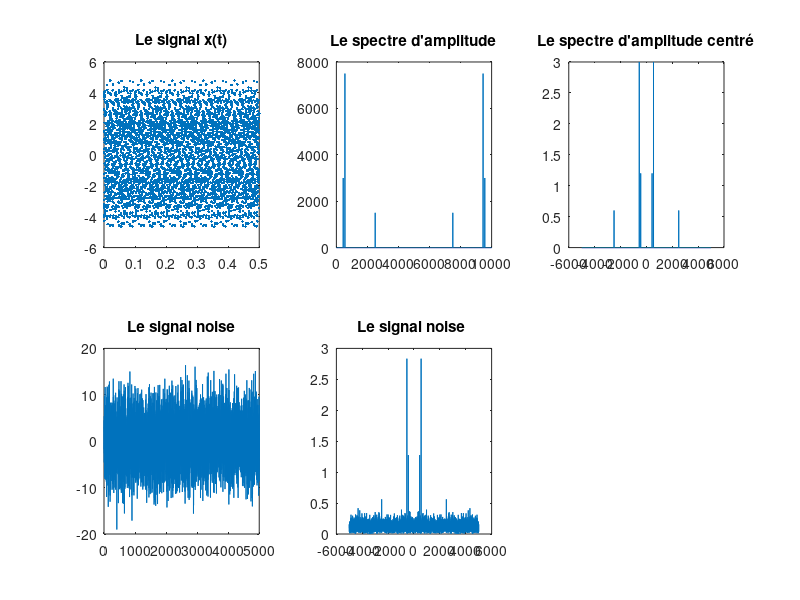
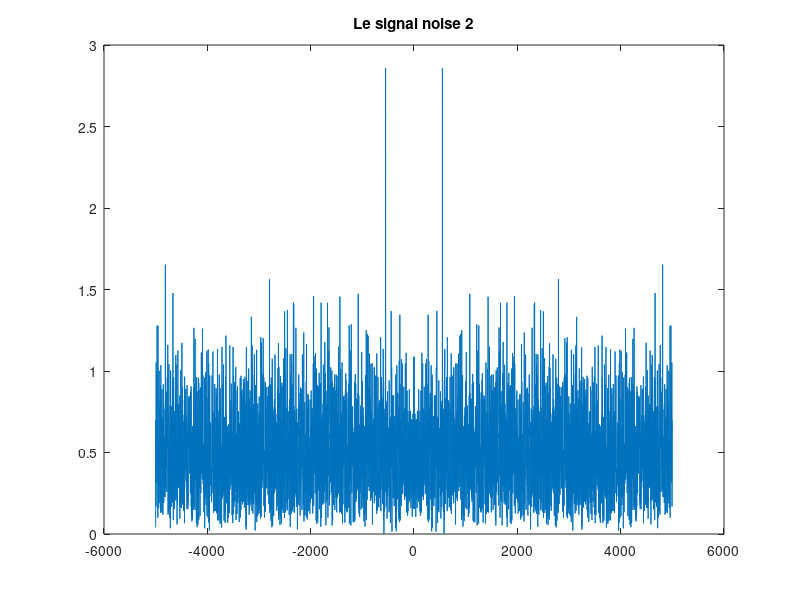

Write MATLAB code to recreate these figures, in order. (Note: this script raises an error after producing the figures.)
clear all
close all
clc

fe = 1e4;
te = 1/fe;
N = 5000; 

t = (0:N-1)*te; 

%% Représentation temporelle et fréquentielle

x = 1.2*cos(2*pi*440*t+1.2)+3*cos(2*pi*550*t)+0.6*cos(2*pi*2500*t);
figure;

% Q1:

subplot(2,3,1)
plot(t,x,'.');
title('Le signal x(t)')

%Q2:

%écreation du vecteur f qui correspond à l'échantillonnage du signal dans l'espace fréquentiel
f =(0:N-1)*(fe/N); 
%Utilisation de la commande fft qui sert a faire la transformée de fourier discrete rapident
y = fft(x); 
%sans decalage
% On fait abs pour avoir le module  
subplot(2,3,2)
plot(f,abs(y));
%avec la commande fft on obtient un spectre qui n'est pas centré sur 0
title("Le spectre d'amplitude")


%Q3:

%Pour centrer le spectre on doit créer une autre variable avec laquelle on va tracer
%la fonction fftshift qui fait le décalage
fshift = (-N/2:N/2-1)*(fe/N);
subplot(2,3,3)
%On multiplie par 2 pour avoir l'amplitude exacte avant qu'on obtient le module
%de Cn
plot(fshift,fftshift(2*abs(y)/N))
title("Le spectre d'amplitude centré")


%Q4:

%Introduction de bruit 
noise = 5*randn(size(x));
subplot(2,3,4)
plot(noise)
title("Le signal noise")


%Q5:

%sound(noise)
xnoise = x+noise;
%sound(xnoise)


%Q6:

ybruit = fft(xnoise);
subplot(2,3,5)
plot(fshift,fftshift((abs(ybruit)*2)/N));
title("Le signal noise ")


%Q7:
figure;
noise2 = 20*randn(size(x));
xnoise2=x+noise2;
ybruit2 = fft(xnoise2);
plot(fshift,fftshift((abs(ybruit2))*2/N));
title("Le signal noise 2")

%Après l'augementation de l'intensité du signal bruit on remarque que le
%spectre de bruit est encombré avec celui qui contient l'informatrion
%pertinante du coup ça sera très difficile d'extraire et filtrer le signal
%xnoise2

%% Analyse fréquentielle du chant du rorqual bleu

%Q1:
[whale,fe]=audioread("bluewhale.au");

chant = whale(2.45e4:3.10e4);
%Q2:

sound(chant,fe)

%Q3:
N = length(chant);
te = 1/fe;
t = (0:N-1)*(10*te);
figure;
subplot(2,1,1)
plot(t,chant)
title('Le signal whant')
y = abs(fft(chant)).^2/N; 
f = (0:floor(N/2))*(fe/N)/10;
subplot(2,1,2)
plot(f,y(1:floor(N/2)+1));
title('Le signal de densité spectrale de puissance du signal')
